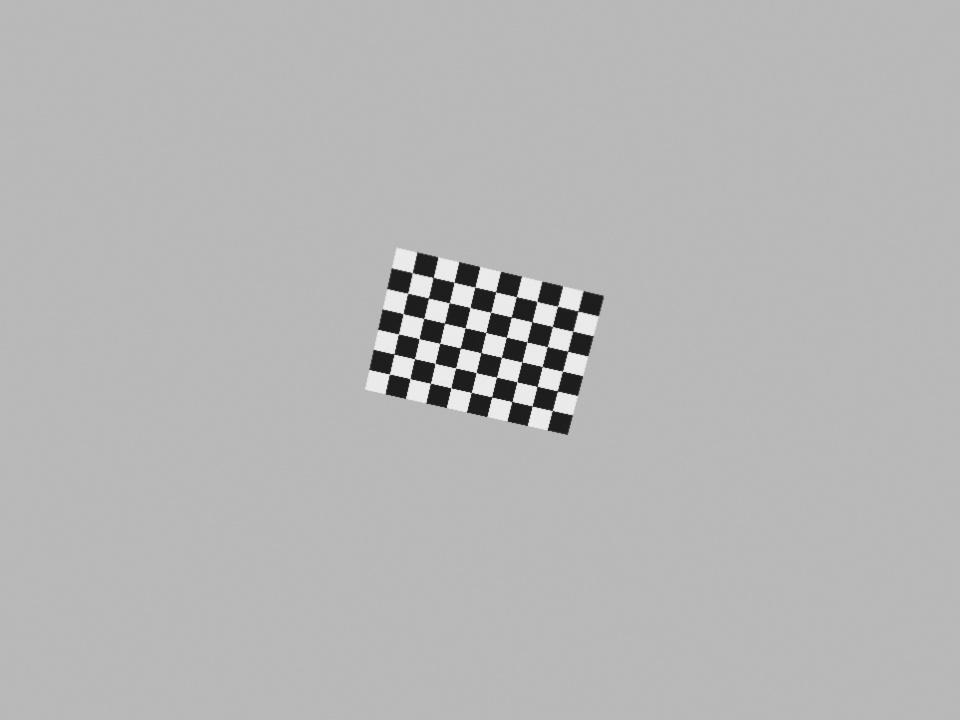
#> input picture data/calibration_synthetic/synthetic_view_01.jpg, 960 x 720 px
$ python -i features.py   (imports and definitions only)   (older library calls are emulated)
#> lines starting #> are read from the running program, lines starting #| are printed output that depends on the picture
"""[1B] Task 1B - interest points and matching (rubric 1.3).

Flow:  task1b.run_task1b(cfg) -> [1B.5] match_features (uses detect_keypoints, ratio_test, filter_ransac)

Baseline: ORB/SIFT + BFMatcher + 0.75 ratio test. Advanced: Harris from scratch, RANSAC homography inliers.
"""
from dataclasses import dataclass, field

import cv2
import numpy as np

DETECTORS = ("orb", "sift", "harris")
HARRIS_KEYPOINT_SIZE = 31.0       # patch size ORB uses to describe a Harris corner


@dataclass
class MatchResult:
    """Output of [1B.5]."""
    keypoints_1: list             # cv2.KeyPoint list, image 1
    keypoints_2: list             # cv2.KeyPoint list, image 2
    good_matches: list            # cv2.DMatch list after the ratio test
    inlier_mask: np.ndarray = None    # bool (len(good_matches),) after RANSAC, else None
    homography: np.ndarray = None     # (3, 3) from RANSAC, else None
    stats: dict = field(default_factory=dict)   # counts and inlier ratio


def _to_gray(image):
    """BGR or grayscale uint8 -> grayscale uint8."""
    if not isinstance(image, np.ndarray) or image.dtype != np.uint8 or image.ndim not in (2, 3):
        raise ValueError("[1B.5] expected a uint8 image, (H, W) or (H, W, 3)")
    return image if image.ndim == 2 else cv2.cvtColor(image, cv2.COLOR_BGR2GRAY)


# [22 lines left out: function harris_response_scratch, not called in this run]


def detect_harris(gray, method="opencv", k=0.04, threshold=0.01, max_corners=500):
    """[1B.5h] Harris corner response and corner locations.

    Purpose:  Show where both gradient directions are strong, i.e. corners (rubric 1.3).
    Flow:     called by run_task1b() (Harris figure) and detect_keypoints(detector="harris")
    Method:   "opencv" = cv2.cornerHarris(blockSize=3, ksize=3); "scratch" = harris_response_scratch().
              Then non-maximum suppression (3x3 local maxima), keep R > threshold * max(R),
              strongest first.

    Inputs:
        gray:        np.ndarray uint8 (H, W).
        method:      "opencv" or "scratch".
        k:           Harris constant.
        threshold:   fraction of max response kept.
        max_corners: keep at most this many, strongest first.

    Returns:
        (response: float32 (H, W), corners: np.ndarray int (M, 2) as (x, y))

    Raises:
        ValueError: unknown method.
    """
#> called with method = 'opencv', k = 0.04, threshold = 0.01, max_corners = 500
    gray = _to_gray(gray)
    if method == "opencv":
        response = cv2.cornerHarris(gray.astype(np.float32) / 255.0, blockSize=3, ksize=3, k=k)
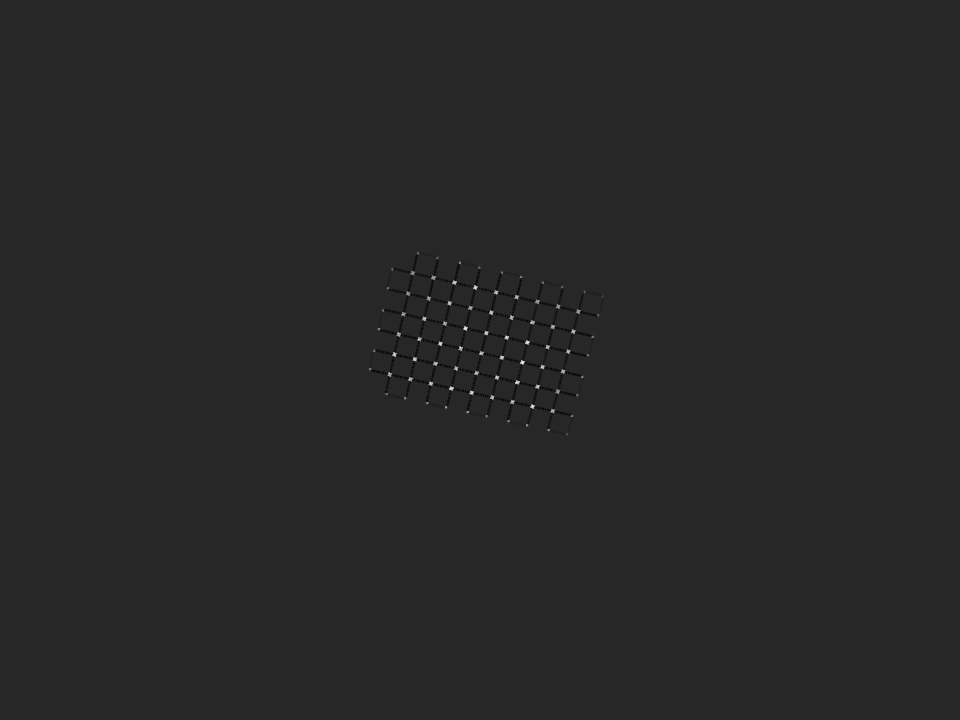
#> response: shape (720, 960) float32; min -0.00442, max 0.0239, mean 6.58e-07; drawn with min black and max white
    elif method == "scratch":
        response = harris_response_scratch(gray, k=k)
    else:
        raise ValueError(f"[1B.5h] unknown method '{method}', use 'opencv' or 'scratch'")
    peak = float(response.max())
#> peak = 0.0239
    is_local_max = response == cv2.dilate(response, None)
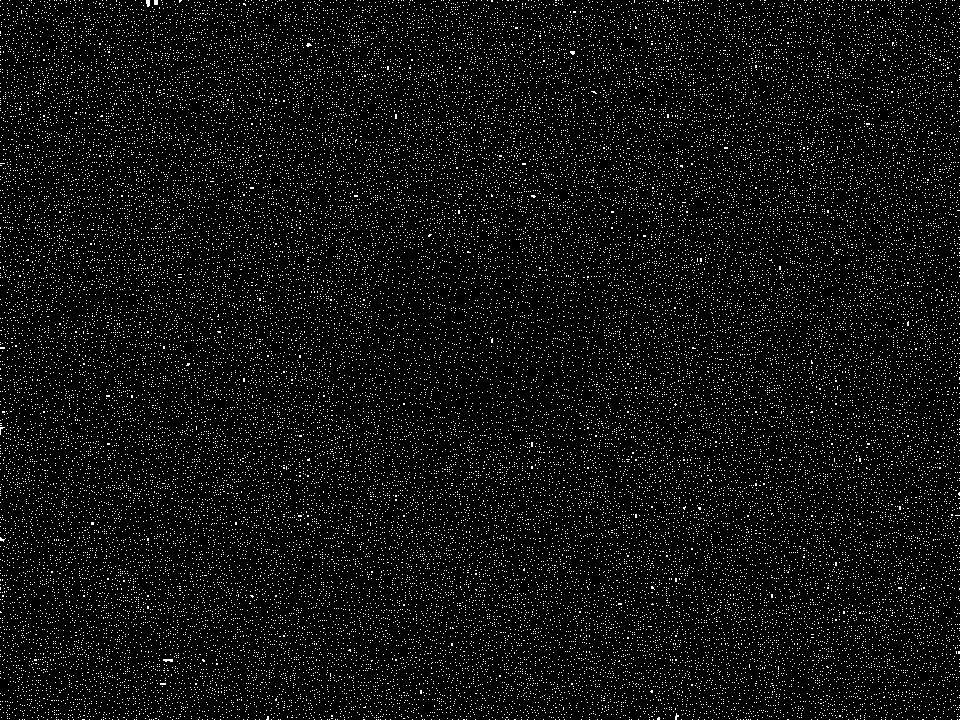
#> is_local_max: shape (720, 960) bool; 6.1% white in thin lines or dots
    rows, cols = np.where(is_local_max & (response > threshold * max(peak, 0.0)))
#> rows = 110 values from 253 to 434; cols = 110 values, max 602 at index 20, min 370 at index 72, mean 485.1
    order = np.argsort(response[rows, cols])[::-1][:max_corners]
#> order = 110 values, max 109 at index 108, min 0 at index 93, mean 54.5
    corners = np.stack([cols[order], rows[order]], axis=1).astype(int) if len(order) else np.zeros((0, 2), int)
#> corners = 110 pairs, first value 370 to 602, second value 253 to 434
    return response.astype(np.float32), corners


# [118 lines left out: functions detect_keypoints, ratio_test, filter_ransac, match_features, not called in this run]

>>> import cv2
>>> picture = cv2.imread('../data/calibration_synthetic/synthetic_view_01.jpg', cv2.IMREAD_GRAYSCALE)
>>> result = detect_harris(picture)

$ run again, on data/calibration_synthetic/synthetic_view_02.jpg
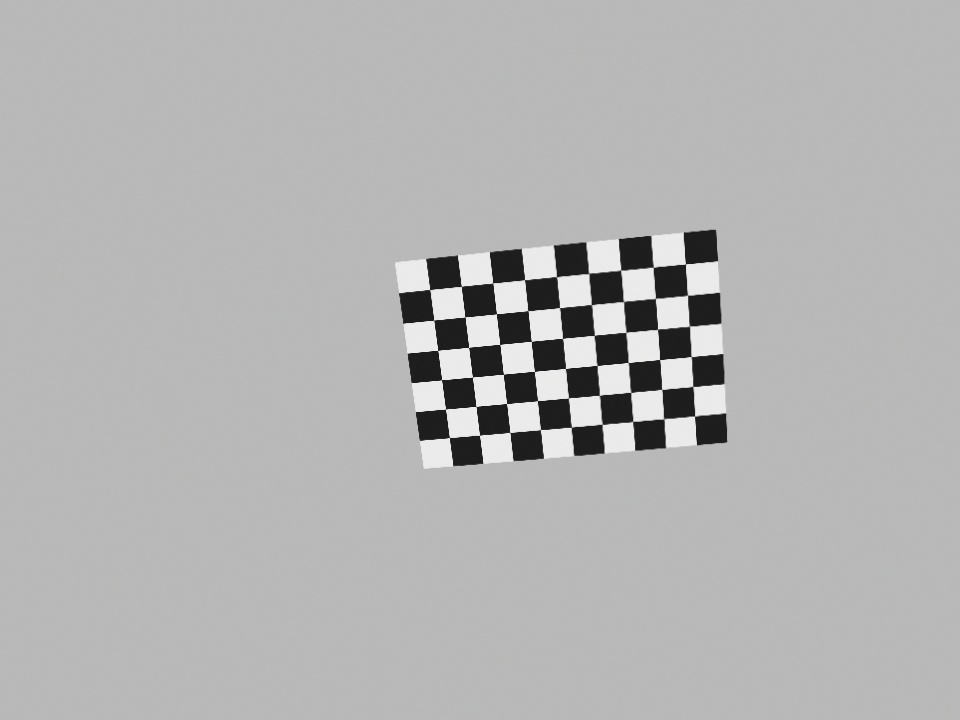
#> input picture data/calibration_synthetic/synthetic_view_02.jpg, 960 x 720 px
#> in detect_harris, `response = cv2.cornerHarris(gray.astype(np.float32) / 255.0, blockSize..`:
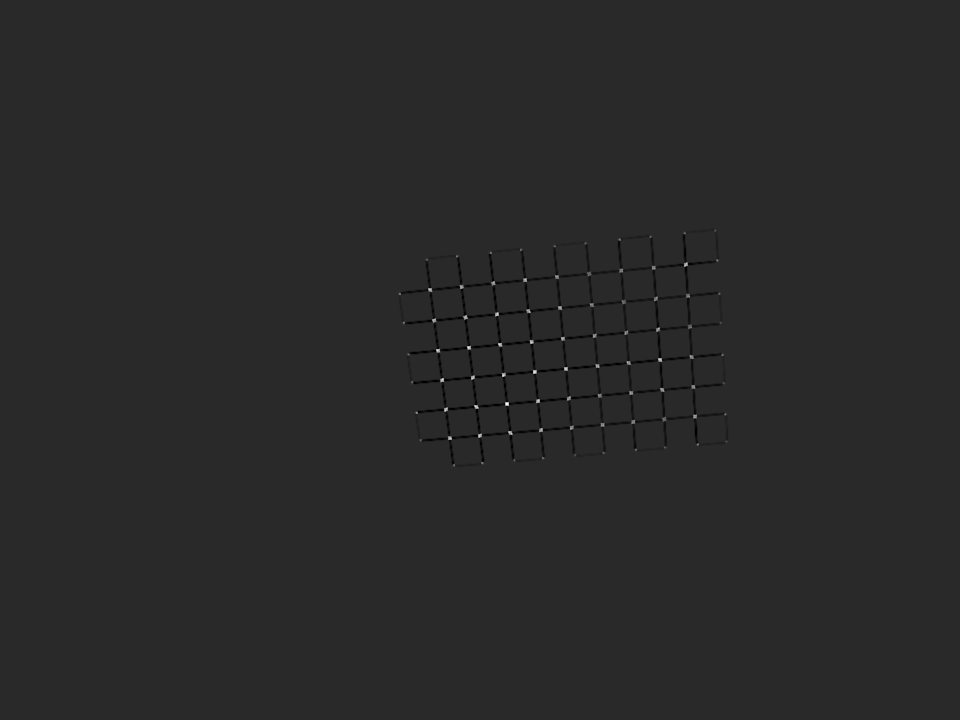
#> response: shape (720, 960) float32; min -0.00761, max 0.0393, mean -3.67e-05; drawn with min black and max white
#> peak = 0.0393
#> in detect_harris, `is_local_max = response == cv2.dilate(response, None)`:
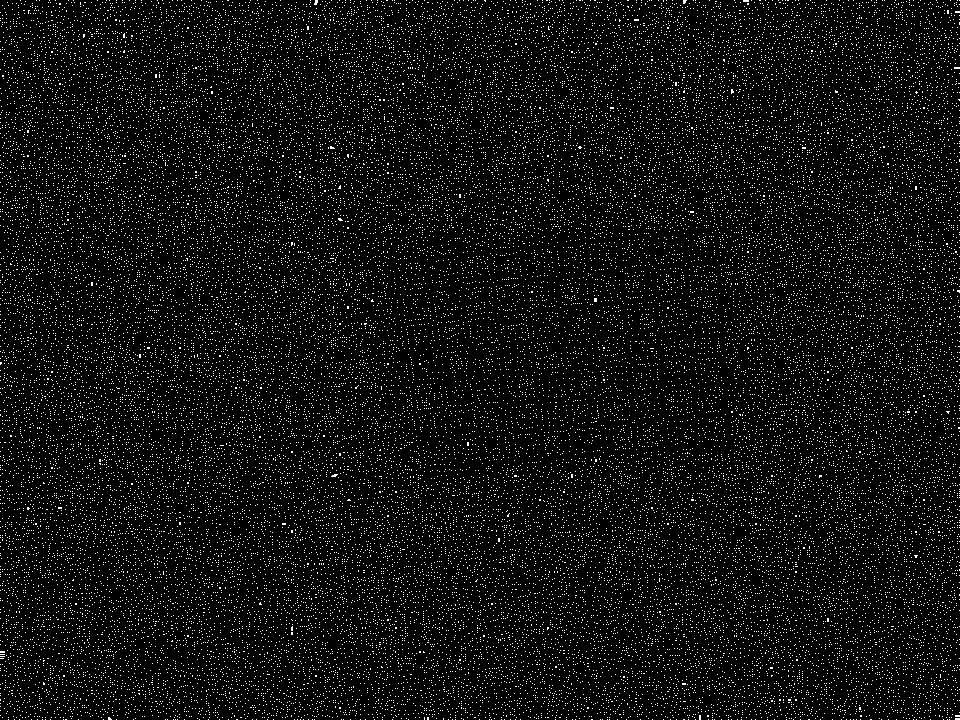
#> is_local_max: shape (720, 960) bool; 6% white in thin lines or dots
#> rows = 118 values from 230 to 465; cols = 118 values, max 726 at index 108, min 400 at index 27, mean 579.7
#> order = 118 values, max 117 at index 95, min 0 at index 116, mean 58.5
#> corners = 118 pairs, first value 400 to 726, second value 230 to 465

$ run again, on data/calibration_synthetic/synthetic_view_03.jpg
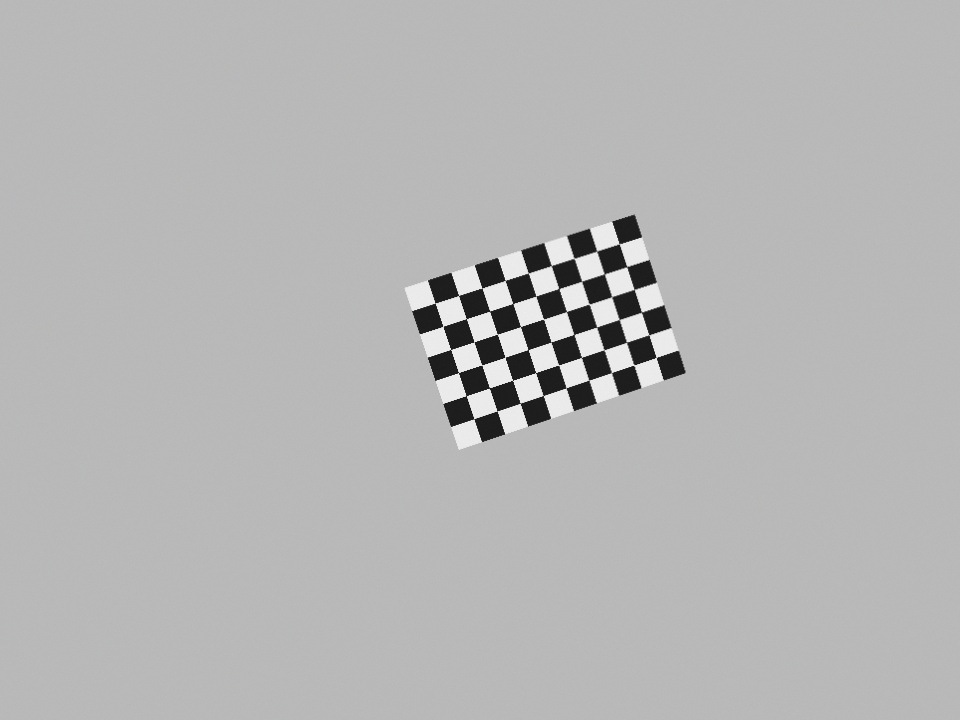
#> input picture data/calibration_synthetic/synthetic_view_03.jpg, 960 x 720 px
#> in detect_harris, `response = cv2.cornerHarris(gray.astype(np.float32) / 255.0, blockSize..`:
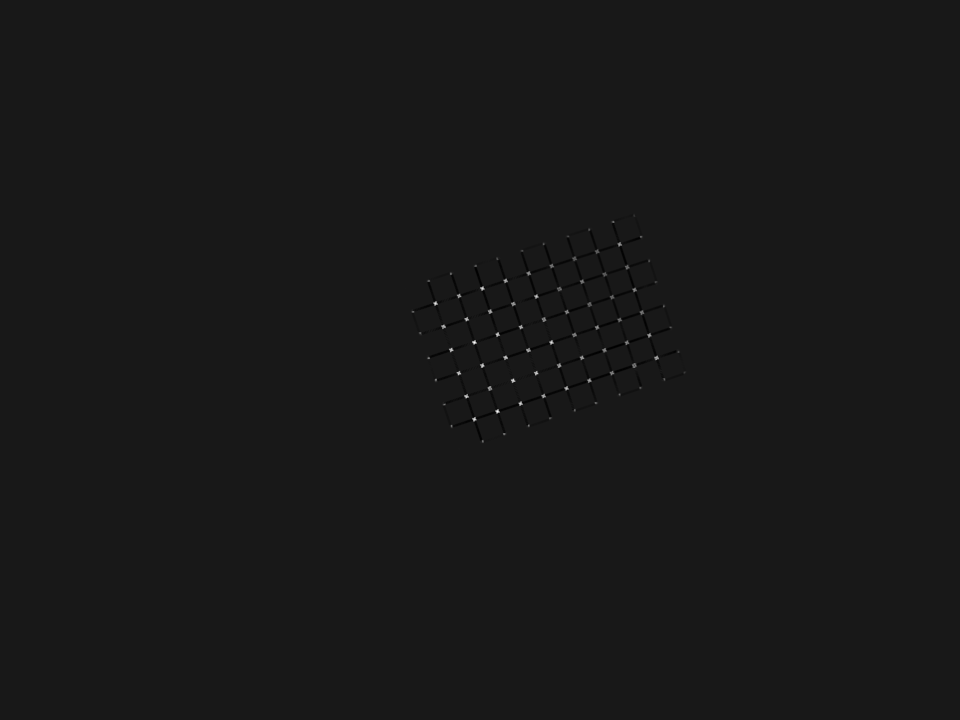
#> response: shape (720, 960) float32; min -0.00452, max 0.0422, mean 2.01e-06; drawn with min black and max white
#> peak = 0.0422
#> in detect_harris, `is_local_max = response == cv2.dilate(response, None)`:
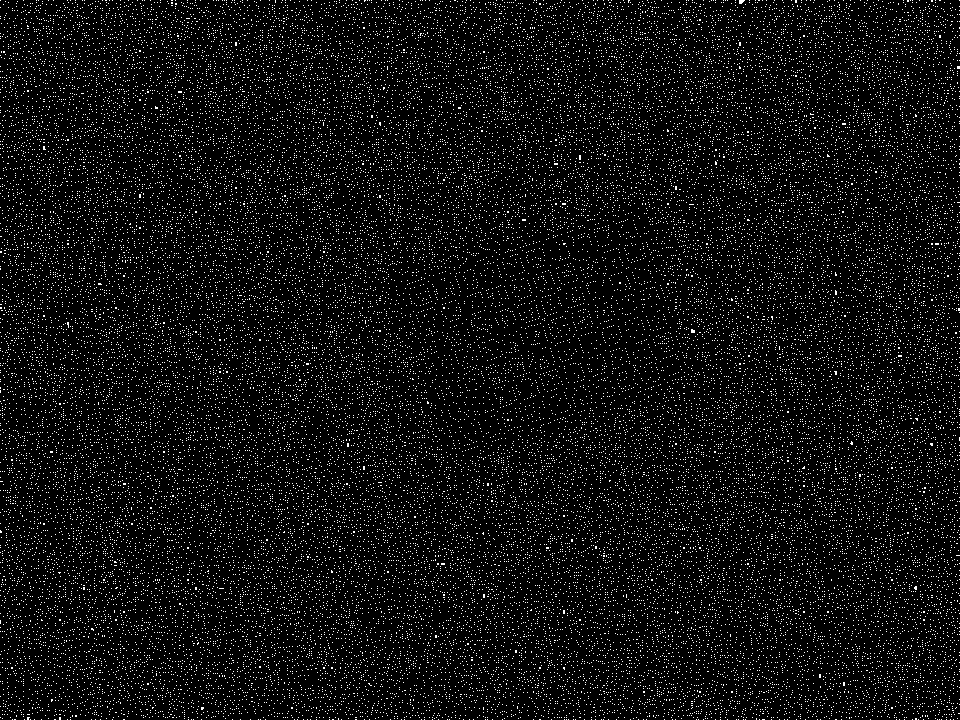
#> is_local_max: shape (720, 960) bool; 6% white in thin lines or dots
#> rows = 103 values from 215 to 441; cols = 103 values, max 684 at index 78, min 413 at index 40, mean 556.5
#> order = 103 values, max 102 at index 61, min 0 at index 101, mean 51
#> corners = 103 pairs, first value 413 to 684, second value 215 to 441

$ run again, on data/calibration_synthetic/synthetic_view_04.jpg
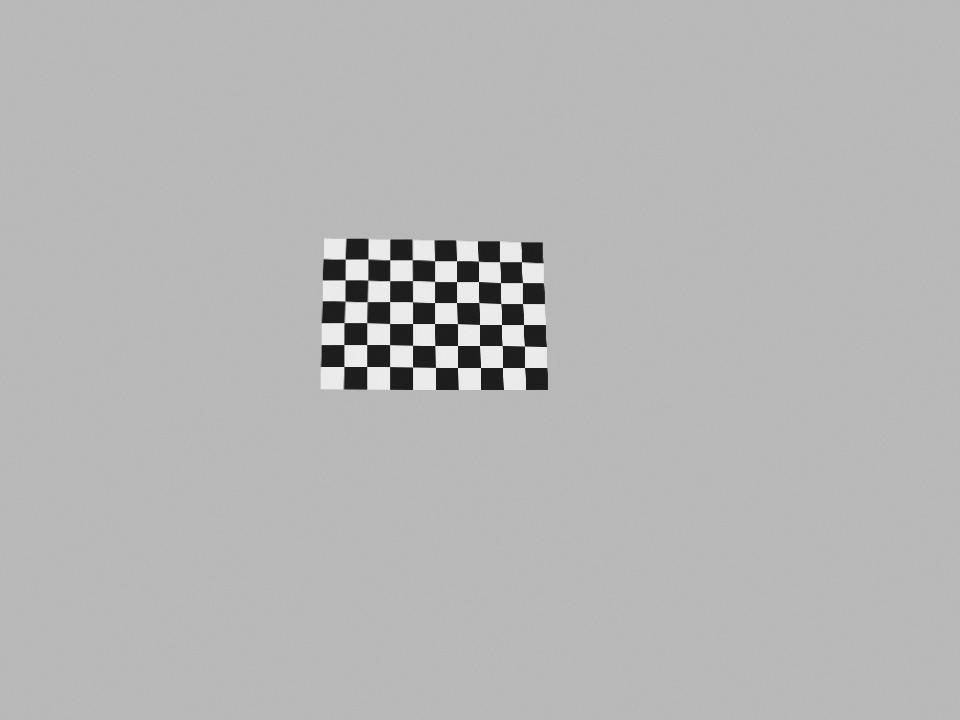
#> input picture data/calibration_synthetic/synthetic_view_04.jpg, 960 x 720 px
#> in detect_harris, `response = cv2.cornerHarris(gray.astype(np.float32) / 255.0, blockSize..`:
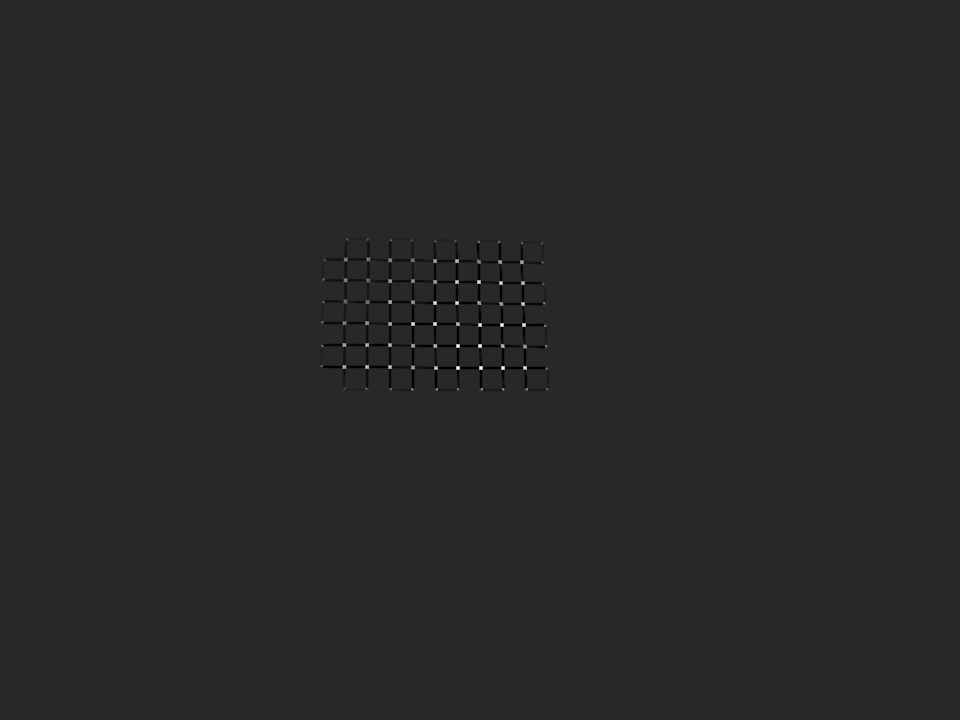
#> response: shape (720, 960) float32; min -0.00755, max 0.0395, mean -1.93e-05; drawn with min black and max white
#> peak = 0.0395
#> in detect_harris, `is_local_max = response == cv2.dilate(response, None)`:
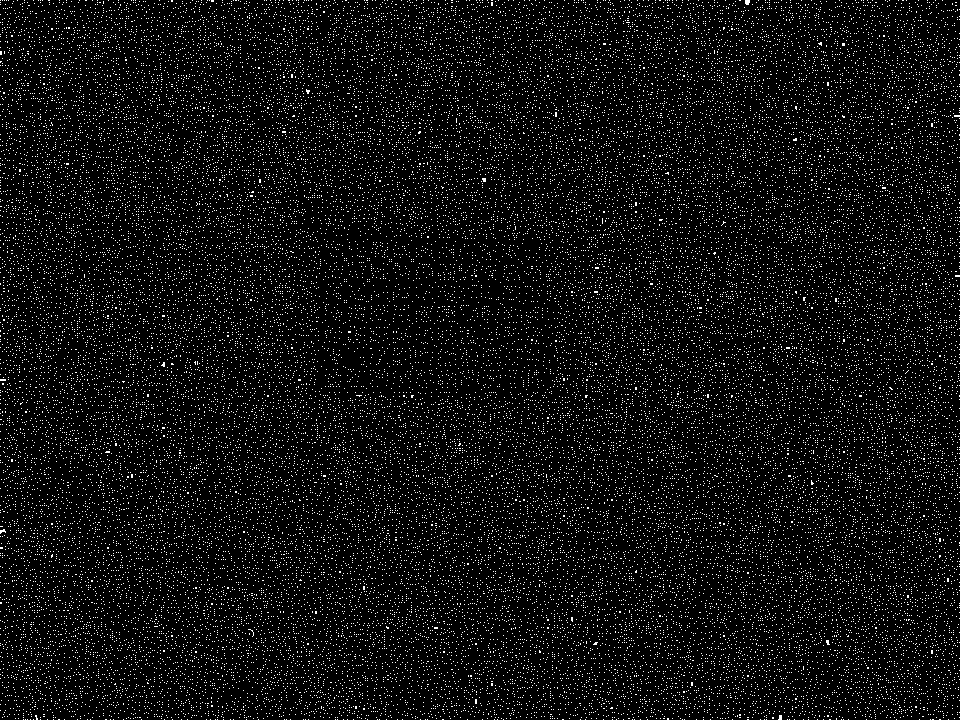
#> is_local_max: shape (720, 960) bool; 6.1% white in thin lines or dots
#> rows = 118 values from 239 to 389; cols = 118 values, max 547 at index 117, min 321 at index 95, mean 424.1
#> order = 118 values, max 117 at index 107, min 0 at index 103, mean 58.5
#> corners = 118 pairs, first value 321 to 547, second value 239 to 389
